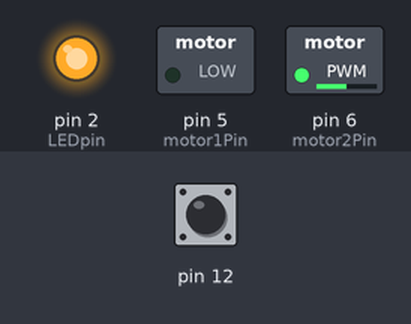
This sketch was run on a simulated Arduino Uno, built with avr-gcc and run on an emulated ATmega328P. On the bench: switched loads named in the sketch (green lamp = pin HIGH), output pins drawn as LEDs (lit = HIGH). The test bench sets the inputs (shaded band); at power-on: pin 12 HIGH.

Above: at 1.2 s.
1.3 s: pin 12 pulled LOW for 3.2 s
At 3.9 s:
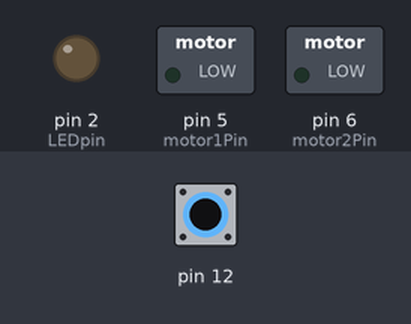
Timing chart, 0 to 7.9 s (numbered marks = the images above; inputs shaded):
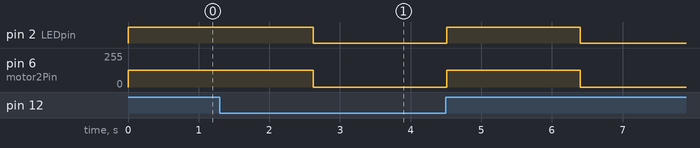

The sketch:

capacitivesensor_test2.ino.ino
```cpp
#include <CapacitiveSensor.h>
#include "Statistic.h"

Statistic data;
CapacitiveSensor cs_4_2 = CapacitiveSensor(11, 12);  // 10 megohm resistor between pins 4 & 2, pin 2 is sensor pin, add wire, foil
const int LEDpin = 2;
const int motor1Pin = 5;  // H-bridge leg 1 (pin 6, 1A)
const int motor2Pin = 6;  // H-bridge leg 2 (pin 7, 2A)
const int pwmPin = 5;     // Motor driver PWM pin

int speed = 127; // speed of the motor (0-255):
float lastDev = 0;        // previous standard deviation

void setup(void) {
  // Serial.begin(9600);
  data.clear();  // explicitly start clean

  pinMode(LEDpin, OUTPUT);
  digitalWrite(LEDpin, LOW);

  // set all the other pins you're using as outputs:
  pinMode(motor1Pin, OUTPUT);
  pinMode(motor2Pin, OUTPUT);

  // set capacitive sensor timing
  cs_4_2.set_CS_AutocaL_Millis(0xFFFFFFFF);  // turn off autocalibrate on channel 1 -
}

void loop(void) {
  long start = millis();
  long total = cs_4_2.capacitiveSensor(30);
  data.add(total);

  float currentDev = data.pop_stdev();

  // Serial.print(lastDev, 2);
  // Serial.print("\t");
  // Serial.println(currentDev, 2);

  if (currentDev >= lastDev) {
    // Serial.println("HI");
    digitalWrite(LEDpin, HIGH);
    digitalWrite(motor1Pin, LOW);
    // set leg 2 of the H-bridge high:
    analogWrite(motor2Pin, speed);
  } else {
    // Serial.println("LO");
    digitalWrite(LEDpin, LOW);
    digitalWrite(motor1Pin, LOW);
    // set leg 2 of the H-bridge high:
    analogWrite(motor2Pin, 0);
  }

  lastDev = currentDev;
  delay(10);  // arbitrary delay to limit data to serial port
}
```
